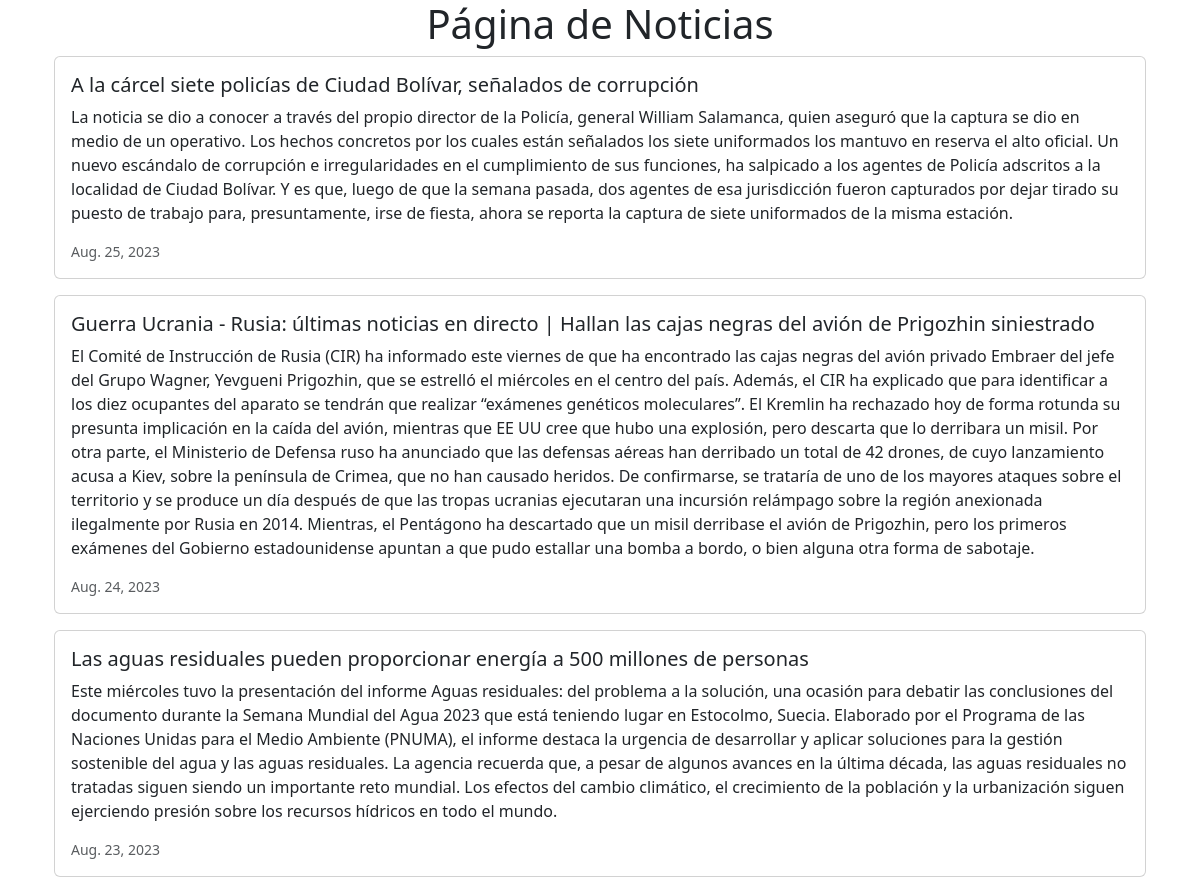
Page /news/ on the committed database.
### news/models.py (models this page shows, shortened)
class News(models.Model):
    headline = models.CharField(max_length=200)
    body = models.TextField()
    date = models.DateField()

### news/views.py (the view)
# urls.py: path('news/', include('news.urls')),
def news(request):
    newss = News.objects.all().order_by('-date')
    return render(request, 'news.html', {'newss':newss})

### news/templates/news.html (shortened to what this page needs)
<head>
    <link href="https://cdn.jsdelivr.net/npm/bootstrap@5.3.1/dist/css/bootstrap.min.css" rel="stylesheet"
>
</head>
<div class="container">
    <h1 class="text-center">Página de Noticias</h1>
<div class="container">
    {% for news in newss %}
    <div class="card mb-3">
        <div class="rpw g-0">
            <div>
                <div class="card-body">
                    <h5 class="card-title">{{ news.headline }}</h5>
                    <p class="card-text">{{ news.body }}</p>
                    <p class="card-text"><small class="text-muted">
                        {{ news.date }}
                    </small></p>
                </div>
            </div>
        </div>
    </div>
    {% endfor %}
</div>

### rows in the picture
News: headline "A la cárcel siete policías de Ciudad Bolívar, señalados de corrupción", body "La noticia se dio a conocer a través del propio director de la Policía, general William Salamanca, quien aseguró que la captura se dio en medio de un operativo. Los hechos concretos por los cuales están señalados los siete uniformados los mantuvo en reserva el alto oficial. Un nuevo escándalo de corrupción e irregularidades en el cumplimiento de sus funciones, ha salpicado a los agentes de Policía adscritos a la localidad de Ciudad Bolívar. Y es que, luego de que la semana pasada, dos agentes de esa jurisdicción fueron capturados por dejar tirado su puesto de trabajo para, presuntamente, irse de fiesta, ahora se reporta la captura de siete uniformados de la misma estación.", date "Aug. 25, 2023"
News: headline "Guerra Ucrania - Rusia: últimas noticias en directo | Hallan las cajas negras del avión de Prigozhin siniestrado", body "El Comité de Instrucción de Rusia (CIR) ha informado este viernes de que ha encontrado las cajas negras del avión privado Embraer del jefe del Grupo Wagner, Yevgueni Prigozhin, que se estrelló el miércoles en el centro del país. Además, el CIR ha explicado que para identificar a los diez ocupantes del aparato se tendrán que realizar “exámenes genéticos moleculares”. El Kremlin ha rechazado hoy de forma rotunda su presunta implicación en la caída del avión, mientras que EE UU cree que hubo una explosión, pero descarta que lo derribara un misil. Por otra parte, el Ministerio de Defensa ruso ha anunciado que las defensas aéreas han derribado un total de 42 drones, de cuyo lanzamiento acusa a…", date "Aug. 24, 2023"
News: headline "Las aguas residuales pueden proporcionar energía a 500 millones de personas", body "Este miércoles tuvo la presentación del informe Aguas residuales: del problema a la solución, una ocasión para debatir las conclusiones del documento durante la Semana Mundial del Agua 2023 que está teniendo lugar en Estocolmo, Suecia. Elaborado por el Programa de las Naciones Unidas para el Medio Ambiente (PNUMA), el informe destaca la urgencia de desarrollar y aplicar soluciones para la gestión sostenible del agua y las aguas residuales. La agencia recuerda que, a pesar de algunos avances en la última década, las aguas residuales no tratadas siguen siendo un importante reto mundial. Los efectos del cambio climático, el crecimiento de la población y la urbanización siguen ejerciendo…", date "Aug. 23, 2023"
